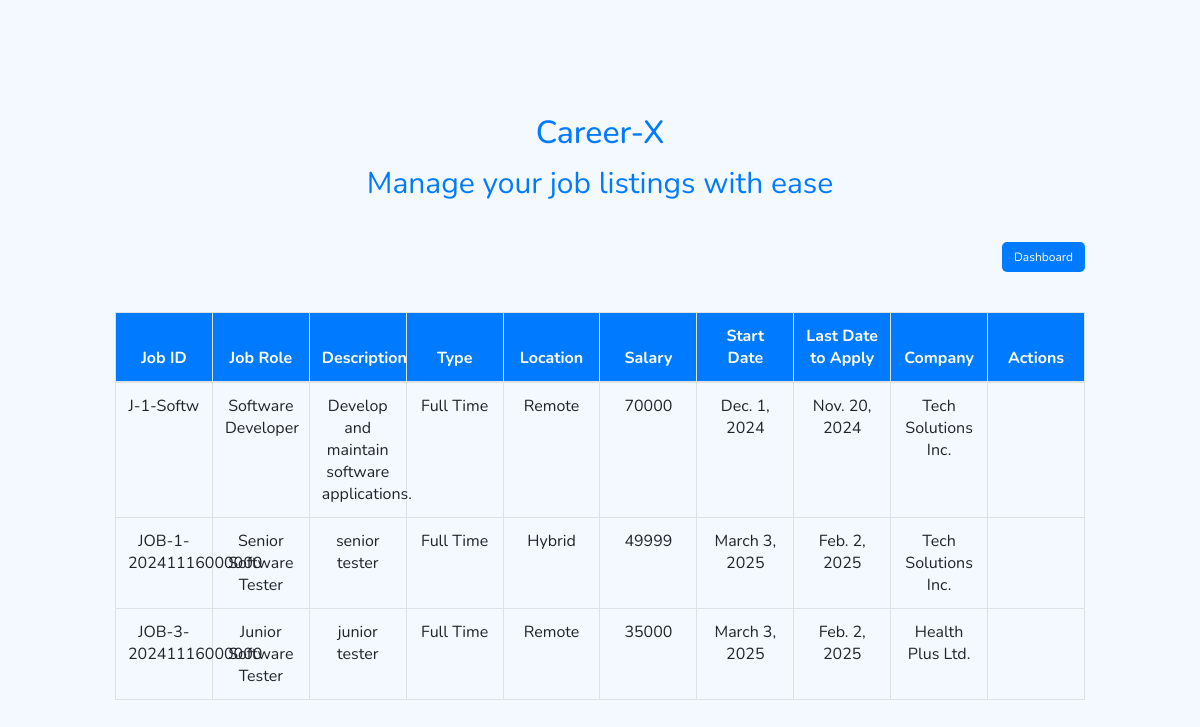
The page /view_jobs/ (signed in) on the database its author committed.
### home/models.py (models this page shows, shortened)
class Job(models.Model):
    job_id = models.CharField(max_length=25, primary_key=True)
    job_role = models.CharField(max_length=50, default="Job Role Not Specified")
    description = models.TextField(default="Description not provided")
    job_type = models.CharField(
        max_length=20,
        choices=[('part_time', 'Part Time'), ('full_time', 'Full Time')],
        default='full_time',
    )
    location = models.CharField(
        max_length=20,
        choices=[('remote', 'Remote'), ('in_office', 'In Office'), ('hybrid', 'Hybrid')],
        default='remote',
    )
    salary = models.PositiveIntegerField(default=0)
    start_date = models.DateField(default=date(2024, 1, 1))
    last_date_to_apply = models.DateField(default=date(2024, 12, 31))
    posted_date = models.DateTimeField(auto_now_add=True)
    company = models.ForeignKey(
        Company, on_delete=models.CASCADE, related_name="jobs", null=True, blank=True
    )
    created_by = models.ForeignKey(
        Admin, on_delete=models.SET_NULL, null=True, blank=True, related_name="created_jobs"
    )

class Company(models.Model):
    company_id = models.IntegerField(primary_key=True)
    company_name = models.CharField(max_length=255)
    email = models.EmailField(unique=True)
    contact_number = models.BigIntegerField()
    street_number = models.CharField(max_length=255)
    city = models.CharField(max_length=255)
    state = models.CharField(max_length=255)
    country = models.CharField(max_length=255)
    pincode = models.CharField(max_length=10)
    password = models.CharField(max_length=100)

### home/views.py (the view)
# urls.py: path('view_jobs/', views.view_jobs, name='view_jobs'),
@login_required
def view_jobs(request):
    student = None
    company_user = None
    user_email = request.session.get('user_email')
    if request.session.get('user_type') == 'student':
        student = Student.objects.filter(email=user_email).first()
    elif request.session.get('user_type') == 'company':
        company_user = Company.objects.filter(email=user_email).first()
    today = date.today()
    jobs = Job.objects.prefetch_related('job_applications__student').annotate(
        student_applied=Exists(
            JobApplications.objects.filter(job=OuterRef('pk'), student=student)
        ),
        is_owner=Case(
            When(company=company_user, then=Value(True)),
            default=Value(False),
            output_field=BooleanField()
        ),
        is_expired=Case(
            When(last_date_to_apply__lt=today, then=Value(True)),
            default=Value(False),
            output_field=BooleanField()
        )
    )
    return render(request, 'view_jobs.html', {
        'jobs': jobs,
        'can_manage_jobs': request.session.get('user_type') == 'admin',
        'is_student': request.session.get('user_type') == 'student',
        'user_type': request.session.get('user_type'),
        'user_email': user_email  # Pass the user's email to the template
    })

### home/templates/view_jobs.html (shortened to what this page needs)
{% load static %}
<html>
<head>
    <link rel="stylesheet" href="https://stackpath.bootstrapcdn.com/bootstrap/4.3.1/css/bootstrap.min.css">
</head>
<body>
    <section class="vh-100">
        <div class="container-fluid">
            <div class="row d-flex justify-content-center align-items-center h-100">
                <div class="col-md-12 col-lg-10 col-xl-10">
                    <div class="header">
                        <h2>Career-X</h2>
                        <p>Manage your job listings with ease</p>
                    </div>
                    <div class="d-flex justify-content-between align-items-center">
                        <div class="button-container">
                            <a href="{% url 'dashboard' %}">
                                <button class="btn btn-secondary btn-custom">Dashboard</button>
                            </a>
                        </div>
                    </div>
                    <div class="table-container">
                        <table class="table table-bordered">
                            <thead>
                                <tr>
                                    <th>Job ID</th>
                                    <th>Job Role</th>
                                    <th>Description</th>
                                    <th>Type</th>
                                    <th>Location</th>
                                    <th>Salary</th>
                                    <th>Start Date</th>
                                    <th>Last Date to Apply</th>
                                    <th>Company</th>
                                    <th>Actions</th>
                                </tr>
                            </thead>
                            <tbody>
                                {% for job in jobs %}
                                <tr>
                                    <td>{{ job.job_id }}</td>
                                    <td>{{ job.job_role }}</td>
                                    <td>{{ job.description }}</td>
                                    <td>{{ job.get_job_type_display }}</td>
                                    <td>{{ job.get_location_display }}</td>
                                    <td>{{ job.salary }}</td>
                                    <td>{{ job.start_date }}</td>
                                    <td>{{ job.last_date_to_apply }}</td>
                                    <td>
                                        {% if job.company %}
                                            {{ job.company.company_name }}
                                        {% else %}
                                            Unknown
                                        {% endif %}
                                    </td>
                                    <td class="actions-container">
                                    </td>
                                </tr>
                                {% empty %}
                                <tr>
                                    <td colspan="10">No jobs available.</td>
                                </tr>
                                {% endfor %}
                            </tbody>
                        </table>
                    </div>
                </div>
            </div>
        </div>
    </section>
</body>
</html>

### home/templates/view_jobs.html (style rules this page uses)
* { margin: 0; padding: 0; font-family: 'Nunito', sans-serif; box-sizing: border-box; }
body { background-color: #f4f8ff; }
.btn-custom { font-size: 12px; width: 100%; margin-bottom: 10px; background-color: #007bff; color: white; border: none; border-radius: 5px; }
.table-container { margin-top: 30px; }
table { width: 100%; table-layout: fixed; }
thead { background-color: #007bff; color: white; }
th, td { padding: 10px; text-align: center; }
.header { padding-top: 30px; text-align: center; font-size: 30px; color: #007bff; }
.button-container { display: flex; justify-content: flex-end; margin-top: 20px; gap: 20px; }

### rows shown on the page
Job: job_id "J-1-Softw", job_role "Software Developer", description "Develop and maintain software applications.", job_type "Full Time", location "Remote", salary "70000", start_date "Dec. 1, 2024", last_date_to_apply "Nov. 20, 2024", company.company_name "Tech Solutions Inc."
Job: job_id "JOB-1-20241116000000", job_role "Senior Software Tester", description "senior tester", job_type "Full Time", location "Hybrid", salary "49999", start_date "March 3, 2025", last_date_to_apply "Feb. 2, 2025", company.company_name "Tech Solutions Inc."
Job: job_id "JOB-3-20241116000000", job_role "Junior Software Tester", description "junior tester", job_type "Full Time", location "Remote", salary "35000", start_date "March 3, 2025", last_date_to_apply "Feb. 2, 2025", company.company_name "Health Plus Ltd."
